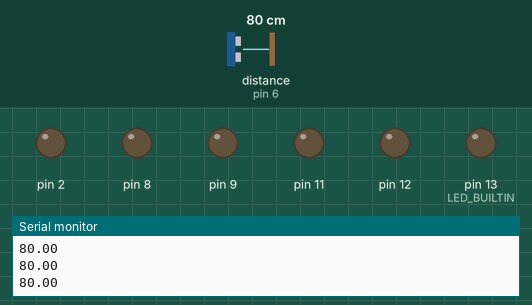
Recording of a sketch running on a simulated Arduino Uno, built with avr-gcc and run on an emulated ATmega328P. Shown: output pins drawn as LEDs (lit = HIGH), the last lines printed to the serial monitor. Inputs (shaded band) come from the test bench; at power-on: distance to the obstacle (sensor on pin 6) 80 cm. The echo pulse lasts 58.3 µs per cm.

Above: at 1.3 s.
1.4 s: distance to the obstacle (sensor on pin 6) set to 22 cm
2.9 s: distance to the obstacle (sensor on pin 6) set to 17 cm
At 3.9 s:
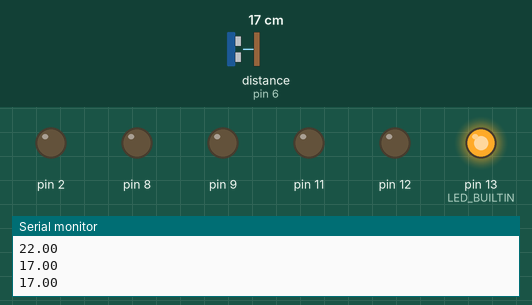
4.5 s: distance to the obstacle (sensor on pin 6) set to 35 cm
At 5.3 s:
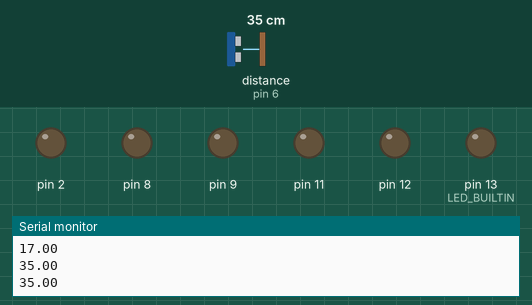
6.0 s: distance to the obstacle (sensor on pin 6) set to 2 cm
At 6.7 s:
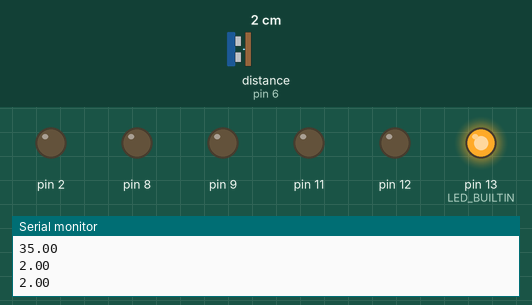
Timing chart, 0 to 8.5 s (numbered marks = the images above; inputs shaded):
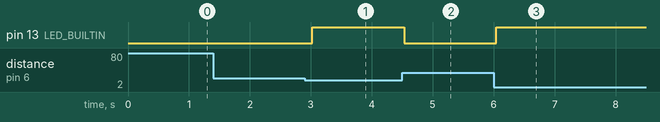

The sketch:

HCSR04.ino
```cpp
#include <HCSR04.h>

HCSR04 hc(5,6);//initialisation class HCSR04 (trig pin , echo pin)

void setup(){
  pinMode(LED_BUILTIN, OUTPUT);
  pinMode(9, OUTPUT);
  pinMode(8, OUTPUT);
  pinMode(11, OUTPUT);
  pinMode(11, OUTPUT);
  pinMode(12, OUTPUT);
    pinMode(2, OUTPUT);
  Serial.begin(9600);
  }

void loop(){
  float a = hc.dist();  // 거리를 읽어서 a에 넣는다.
  Serial.println( a );
      if ( a < 20)
          digitalWrite(13, HIGH);   // turn the LED on (HIGH is the voltage level)
      else
          digitalWrite(13, LOW);    // turn the LED off by making the voltage LOW

  delay(500);  // 0.5초 마다
}
```

Measured:
- the behaviour switches between 20 and 19 cm on distance to the obstacle (sensor on pin 6) (found by bisection; images 0 and 1)
- after the input at 2.9 s, pin 13 (LED_BUILTIN): LOW → HIGH after 0.13 s
- after the input at 4.5 s, pin 13 (LED_BUILTIN): HIGH → LOW at once
- after the input at 6.0 s, pin 13 (LED_BUILTIN): LOW → HIGH at once
